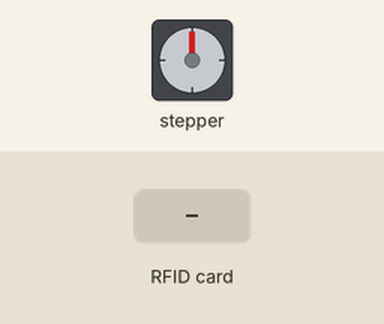
Bench run of a sketch on a simulated Arduino Uno, built with avr-gcc and run on an emulated ATmega328P. Shown: stepper motor. The test bench sets the inputs (shaded band). Stepper angles assume 200 steps per turn; what the sketch prints to the serial monitor is not drawn.

Above: at 1.2 s.
1.3 s: RFID card 5E 7A 19 C4 held to the reader
Timing chart, 0 to 10.0 s (numbered marks = the images above; inputs shaded):
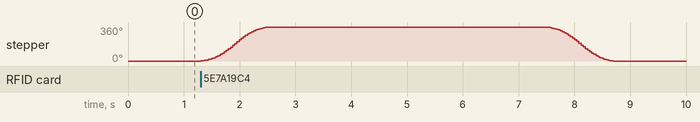

Measured:
- after the input at 1.3 s, stepper: turns 360° clockwise in 1.2 s, then 360° counter-clockwise in 1.2 s

The sketch:

rfidPet.ino
```cpp
#include <SPI.h>
#include <MFRC522.h>
#include <AccelStepper.h>

#define SS_PIN 10
#define RST_PIN 5
#define STEP_PIN 3
#define DIR_PIN 2
#define ENABLE_PIN 5
#define DELAY_TIME 5000 // Time delay in milliseconds

MFRC522 mfrc522(SS_PIN, RST_PIN); // Create MFRC522 instance
AccelStepper stepper(AccelStepper::DRIVER, STEP_PIN, DIR_PIN);

void setup()
{
    Serial.begin(9600);
    SPI.begin();        // Init SPI bus
    mfrc522.PCD_Init(); // Init MFRC522
    pinMode(ENABLE_PIN, OUTPUT);
    digitalWrite(ENABLE_PIN, LOW); // Enable the motor driver
    stepper.setMaxSpeed(1000);
    stepper.setAcceleration(500);
    Serial.println("Place your RFID tag near the reader...");
}

void loop()
{
    // Look for new cards
    if (!mfrc522.PICC_IsNewCardPresent() || !mfrc522.PICC_ReadCardSerial())
    {
        return;
    }

    Serial.println("RFID tag detected!");

    // Open the gate (rotate motor to open position)
    stepper.moveTo(200); // Adjust according to your gate mechanism
    while (stepper.distanceToGo() != 0)
    {
        stepper.run();
    }

    delay(DELAY_TIME); // Wait for the delay time

    // Close the gate (rotate motor back to close position)
    stepper.moveTo(0); // Adjust according to your gate mechanism
    while (stepper.distanceToGo() != 0)
    {
        stepper.run();
    }

    // Halt the motor after operation
    digitalWrite(ENABLE_PIN, HIGH); // Disable the motor driver to save power
}
```
